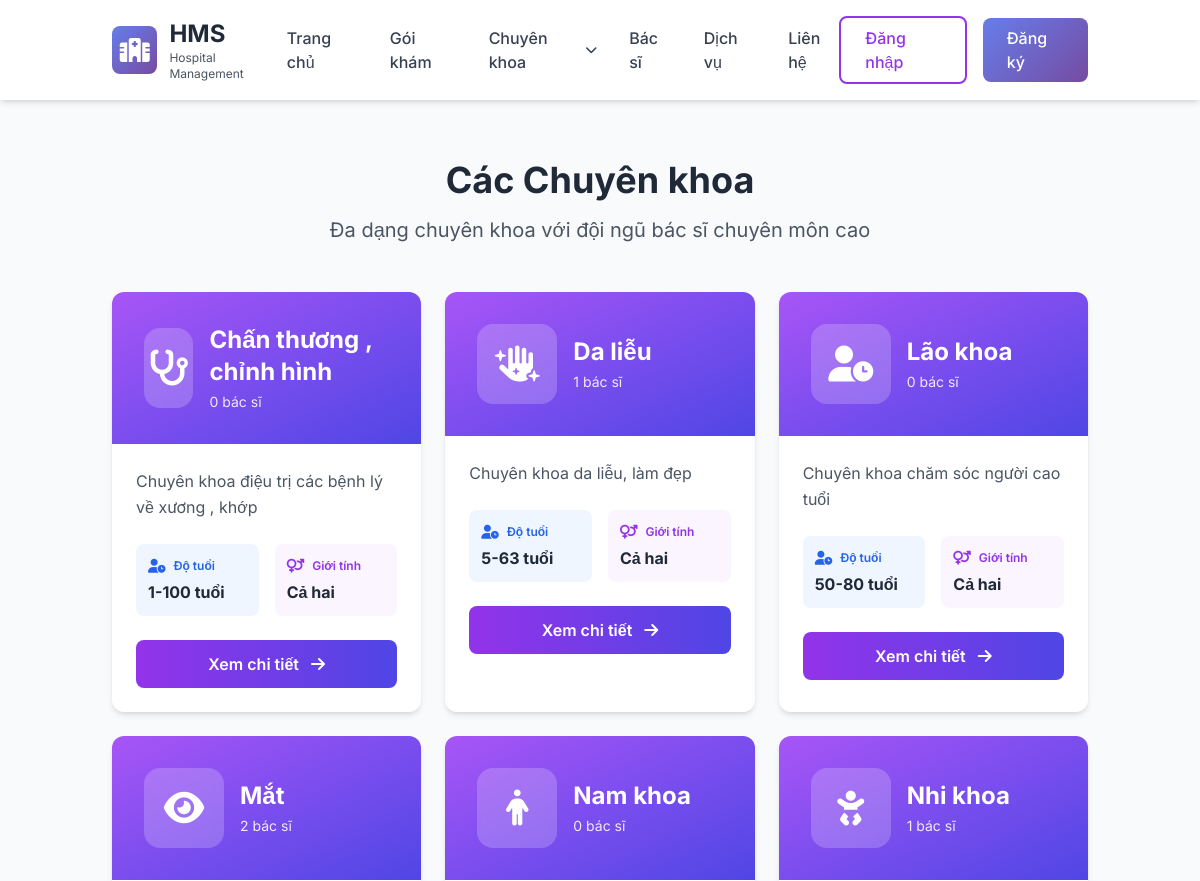
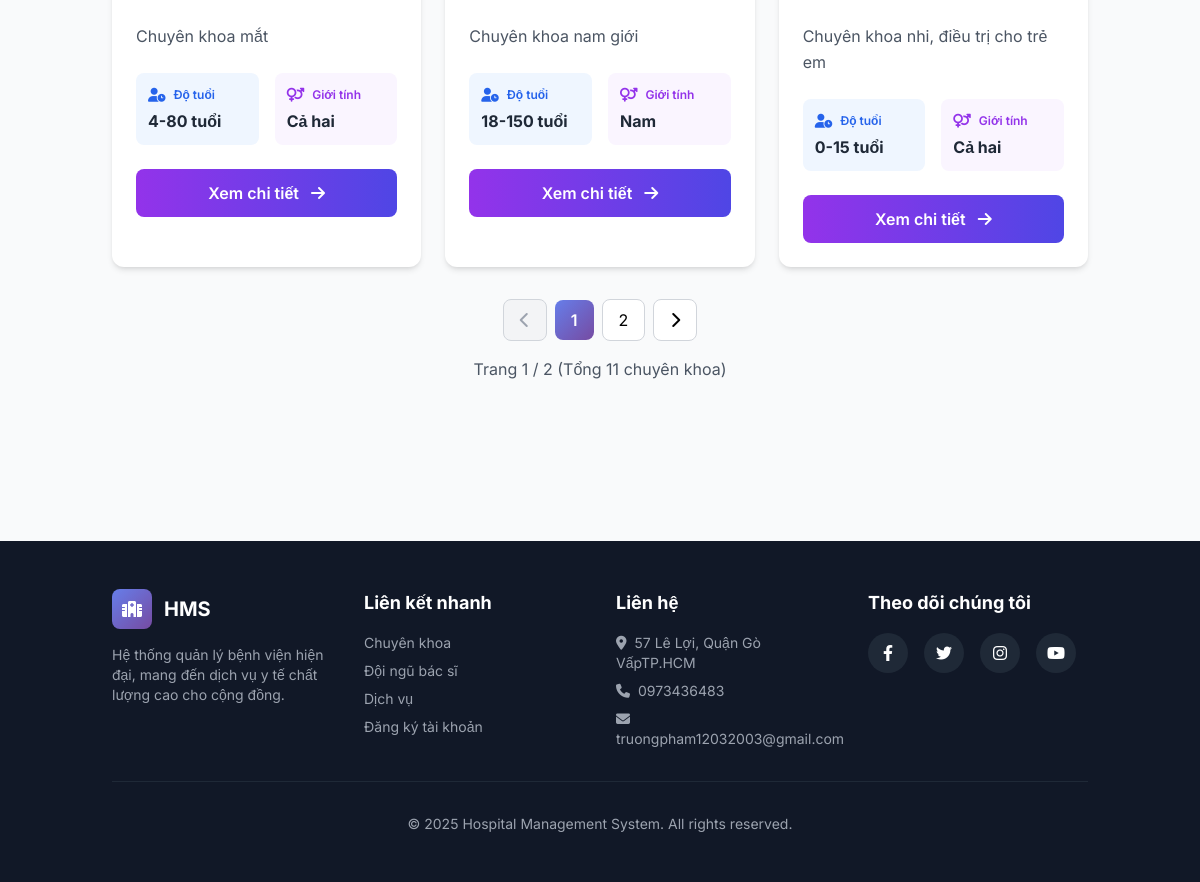
Page /WebBenhvien/hospital-management-system/public/specializations on the committed database (2 pictures, top to bottom).
### tables this page shows
CREATE TABLE `specializations` (
  `id` int(11) NOT NULL,
  `name` varchar(100) NOT NULL,
  `description` text DEFAULT NULL,
  `min_age` int(11) DEFAULT 0,
  `max_age` int(11) DEFAULT 150,
  `gender_requirement` enum('male','female','both') DEFAULT 'both',
  `icon` varchar(50) DEFAULT 'fa-stethoscope',
  `is_active` tinyint(1) DEFAULT 1,
  `created_at` timestamp NOT NULL DEFAULT current_timestamp(),
  `updated_at` timestamp NOT NULL DEFAULT current_timestamp() ON UPDATE current_timestamp()
);

### app/Views/specializations/index.php (the view, shortened to what the rows shown need)
<section id="specializations" class="py-20 bg-gray-50">
    <div class="container mx-auto px-6">
        <div class="text-center mb-12">
            <h2 class="text-4xl font-bold text-gray-800 mb-4">Các Chuyên khoa</h2>
        </div>
<div class="grid grid-cols-1 md:grid-cols-2 lg:grid-cols-3 gap-6 mb-8">
    <?php
    $page = isset($_GET['page']) ? (int)$_GET['page'] : 1;
    $perPage = 6;
    $offset = ($page - 1) * $perPage;
    $pagedSpecs = array_slice($specializations, $offset, $perPage);
    foreach ($pagedSpecs as $spec):
    ?>
    <div class="bg-white rounded-xl shadow-md hover:shadow-xl transition-all duration-300 overflow-hidden group">
        <div class="relative bg-gradient-to-br from-purple-500 to-indigo-600 p-8 text-white">
            <div class="flex items-center space-x-4">
                <div class="w-20 h-20 bg-white bg-opacity-20 backdrop-blur-sm rounded-2xl flex items-center justify-center group-hover:scale-110 transition-transform">
                    <i class="fas <?= $spec['icon'] ?? 'fa-stethoscope' ?> text-4xl"></i>
                </div>
                <div>
                    <h3 class="text-2xl font-bold mb-1"><?= htmlspecialchars($spec['name']) ?></h3>
                    <p class="text-purple-100 text-sm"><?= $spec['doctor_count'] ?> bác sĩ</p>
                </div>
            </div>
        </div>
        <div class="p-6">
            <p class="text-gray-600 mb-6 leading-relaxed line-clamp-2">
                <?= htmlspecialchars($spec['description']) ?>
            </p>
            <div class="grid grid-cols-2 gap-4 mb-6">
                <div class="bg-blue-50 rounded-lg p-3">
                    <div class="flex items-center text-blue-600 mb-1">
                        <i class="fas fa-user-clock text-sm mr-2"></i>
                        <span class="text-xs font-semibold">Độ tuổi</span>
                    </div>
                    <p class="text-gray-800 font-bold"><?= $spec['min_age'] ?>-<?= $spec['max_age'] ?> tuổi</p>
                </div>
                <div class="bg-purple-50 rounded-lg p-3">
                    <div class="flex items-center text-purple-600 mb-1">
                        <i class="fas fa-venus-mars text-sm mr-2"></i>
                        <span class="text-xs font-semibold">Giới tính</span>
                    </div>
                    <p class="text-gray-800 font-bold">
                        <?php
                        $genderLabels = [
                            'both' => 'Cả hai',
                            'male' => 'Nam',
                            'female' => 'Nữ'
                        ];
                        echo $genderLabels[$spec['gender_requirement']];
                        ?>
                    </p>
                </div>
            </div>
            <a href="<?= APP_URL ?>/specializations/<?= $spec['id'] ?>"
               class="block w-full text-center px-4 py-3 bg-gradient-to-r from-purple-600 to-indigo-600 text-white rounded-lg hover:from-purple-700 hover:to-indigo-700 transition-all font-semibold group">
                <span>Xem chi tiết</span>
                <i class="fas fa-arrow-right ml-2 group-hover:translate-x-1 transition-transform inline-block"></i>
            </a>
        </div>
    </div>
    <?php endforeach; ?>
</div>
    </div>
</section>
<?php
require_once APP_PATH . '/Views/layouts/landing.php';
?>

### rows in the picture
specializations: name "Chấn thương , chỉnh hình", doctor_count "0", description "Chuyên khoa điệu trị các bệnh lý về xương , khớp", min_age "1", max_age "100", gender_requirement "Cả hai"
specializations: name "Da liễu", is_active "1", description "Chuyên khoa da liễu, làm đẹp", min_age "5", max_age "63", gender_requirement "Cả hai"
specializations: name "Lão khoa", doctor_count "0", description "Chuyên khoa chăm sóc người cao tuổi", min_age "50", max_age "80", gender_requirement "Cả hai"
specializations: name "Mắt", doctor_count "2", description "Chuyên khoa mắt", min_age "4", max_age "80", gender_requirement "Cả hai"
specializations: name "Nam khoa", doctor_count "0", description "Chuyên khoa nam giới", min_age "18", max_age "150", gender_requirement "Nam"
specializations: name "Nhi khoa", is_active "1", description "Chuyên khoa nhi, điều trị cho trẻ em", min_age "0", max_age "15", gender_requirement "Cả hai"

### other values in the picture
$page "1"
$totalPages "2"
$totalSpecs "11"
